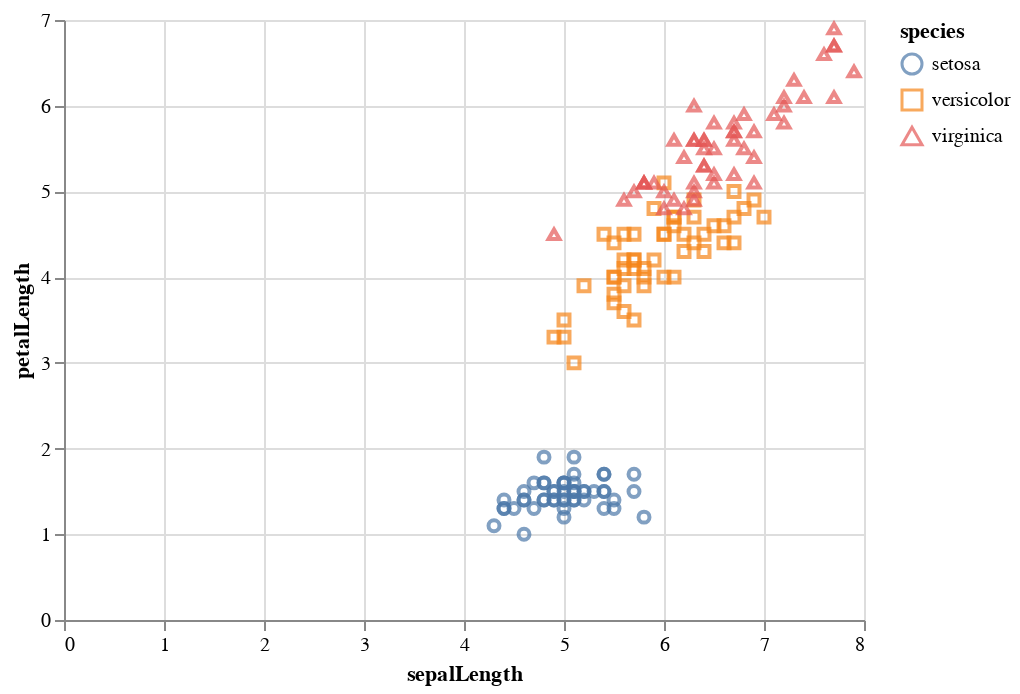

Notebook code for this chart:
### Code cell
# @title click for solution 1-3
print(iris.head())

alt.Chart(iris).mark_point().encode(
    x='sepalLength',
    y='petalLength',
    color='species',
    shape='species'
)

### Figure 1 — Vega-Lite specification as saved in the notebook (floating-point values rounded to 4 significant figures; data arrays with more than 128 entries replaced by an {"elided": "..."} marker saying what was removed)
{"config": {"view": {"continuousWidth": 400, "continuousHeight": 300}}, "data": {"name": "data-a264acbd6e539a8b3afc0cb5f240fb57"}, "mark": "point", "encoding": {"color": {"field": "species", "type": "nominal"}, "shape": {"field": "species", "type": "nominal"}, "x": {"field": "sepalLength", "type": "quantitative"}, "y": {"field": "petalLength", "type": "quantitative"}}, "$schema": "https://vega.github.io/schema/vega-lite/v4.17.0.json", "datasets": {"data-a264acbd6e539a8b3afc0cb5f240fb57": {"elided": "150 records"}}}
